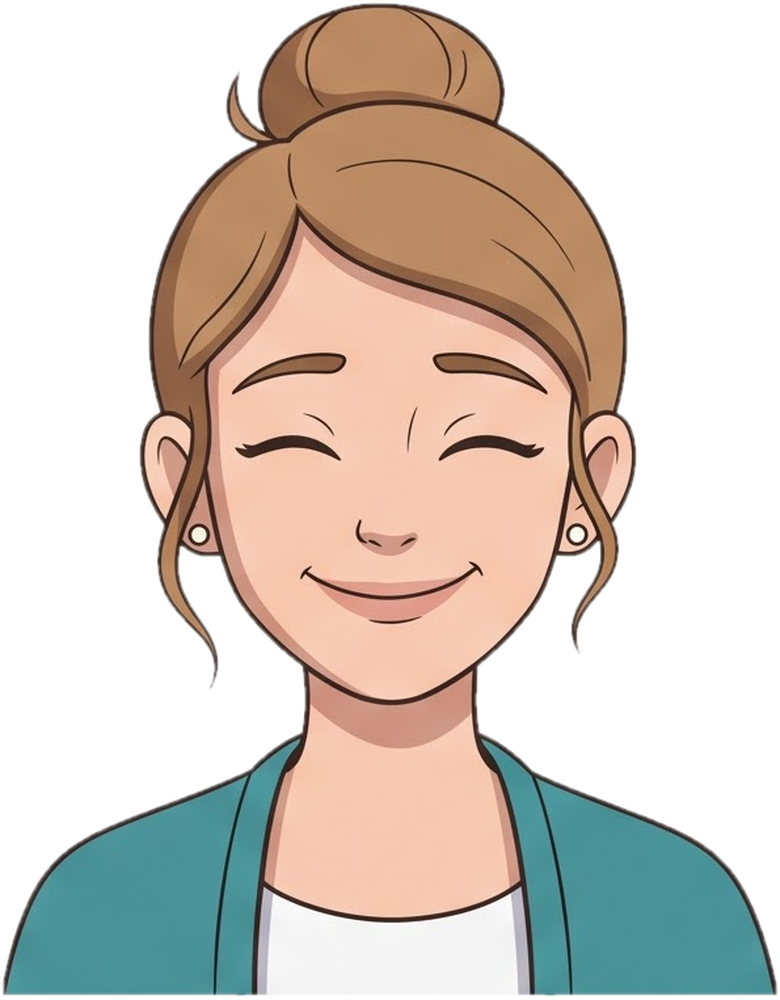
#> input picture project/characters/bea-25/happy.png, 780 x 1000 px
$ python -i build_pilot.py   (imports and definitions only)
#> lines starting #> are read from the running program, lines starting #| are printed output that depends on the picture; after the words box and inside, x2 and y2 are one past the last pixel; in counts of white or black regions, pixels touching at a corner belong together
"""Build the 60-second pilot (S1 + S2) of "What If You Keep Postponing the Life You're Saving For?".

  project/.tools/venv/bin/python videos/postponing_life/build_pilot.py [--out videos/postponing_life/renders]

Inputs: voice/S1.wav, voice/S2.wav, voice/timings.json, voice/word_times.json, stills/, and Ren's
approved clips (assets/ren_library, ren_library.json). Output: 1920x1080, 24 fps, H.264 + AAC:
renders/pilot_S1-S2.mp4, renders/pilot_S1-S2_voice.wav and renders/pilot_report.json.

Every shot is a function of global time. Cuts sit midway through the pause between two lines, with a
0.25s dissolve. Ren's clips only have their plain background removed, then are scaled 1.5x and placed in front
of the approved office still; his frames are never redrawn. All text, ticks and screen contents
are drawn here in code (Fredoka, navy on white).
"""
import argparse
import json
import math
import shutil
import subprocess
import sys
from pathlib import Path

import numpy as np
import soundfile as sf
from PIL import Image, ImageDraw, ImageFilter, ImageFont

HERE = Path(__file__).resolve().parent
ROOT = HERE.parents[1]
sys.path.insert(0, str(ROOT / "project" / "cliplib"))
import render_shots as rs  # noqa: E402  (clip library, neutral-frame cuts, background key)

W, H, FPS = 1920, 1080, 24
XF = 0.25                       # dissolve length at each cut
LEAD, SECTION_GAP, TAIL = 0.4, 0.8, 1.0
REN_X_1280 = 347                # Ren's centre in the 1280-wide clip space (x 520 at 1080p)
NAVY, WHITE, MUTED, LINE, GREEN = "#13233F", "#FFFFFF", "#7A8496", "#E3E7EE", "#1E9E5A"
FONTS = ROOT / "project" / "remotion" / "public" / "fonts"
STILLS = HERE / "stills"
VOICE = HERE / "voice"
OPEN_MOUTH = rs.OPEN_MOUTH


def font(px, weight=600):
    return ImageFont.truetype(str(FONTS / f"fredoka-latin-{weight}-normal.woff2"), px)


def ease(x):
    x = min(max(x, 0.0), 1.0)
    return x * x * (3 - 2 * x)


def fade(t, start, dur=0.3):
    return ease((t - start) / dur)


# ---------------------------------------------------------------------------------------------
# Timeline from the narration


# [18 lines left out: function timeline, not called in this run]


# ---------------------------------------------------------------------------------------------
# Stills: fridge composite, laptop screen, camera moves


def cutout_photo(path, bg=(247, 238, 222)):
    """The printed photo (border and tape) from a still on a plain cream background, as RGBA."""
#> called with bg = (247, 238, 222)
    im = Image.open(path).convert("RGB")
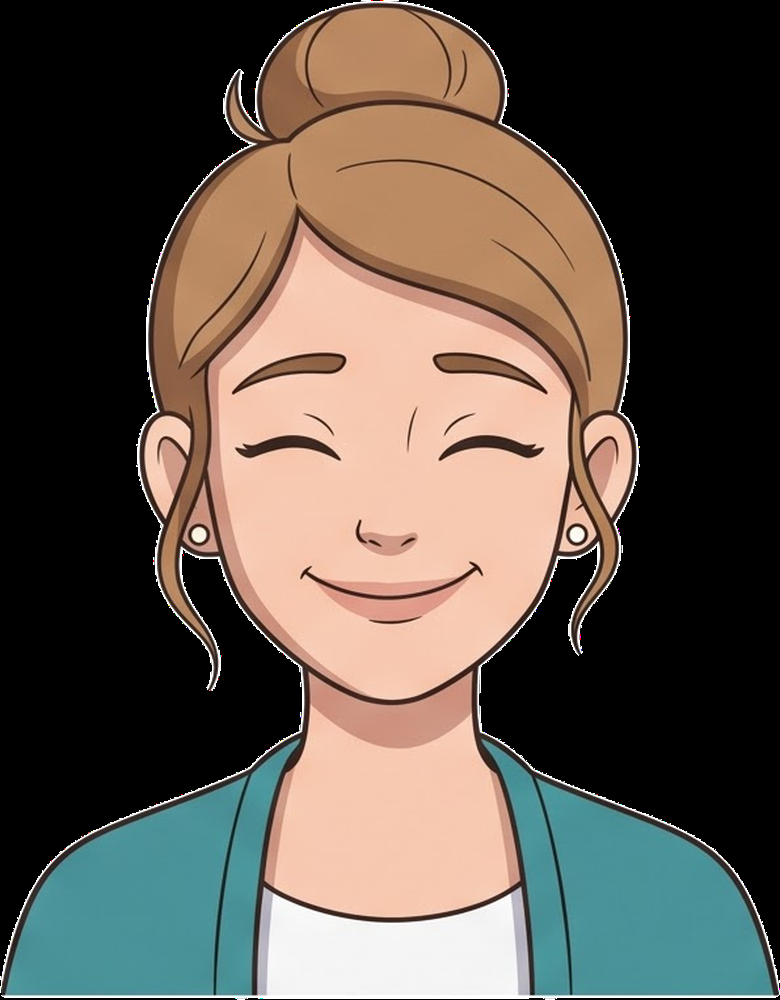
#> im: PIL image 780x1000 RGB; mean R, G, B 96.7, 86.6, 77.1
    a = np.asarray(im).astype(int)
    m = np.abs(a - np.array(bg)).sum(2) > 30
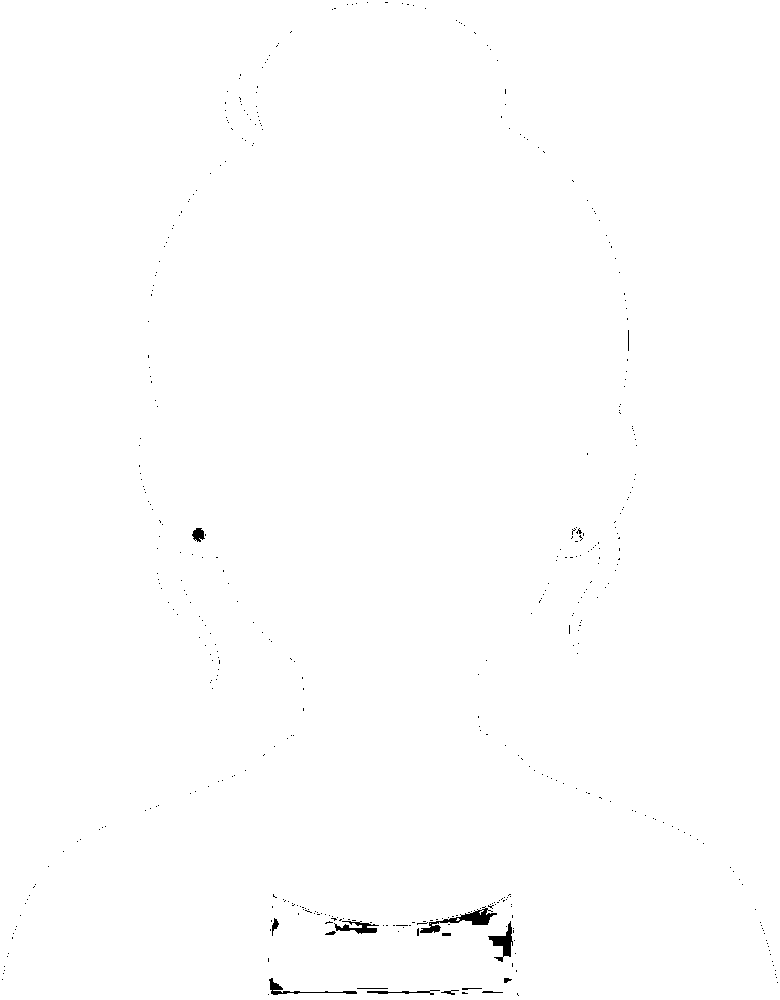
#> m: shape (1000, 780) bool; 99.7% white; 435 black regions (420 under 20 px), largest, box (x1, y1, x2, y2) and area: (420, 906, 497, 933) 563, (488, 921, 513, 962) 376, (334, 921, 379, 934) 277
    ys, xs = np.where(m)
    box = (xs.min(), ys.min(), xs.max() + 1, ys.max() + 1)
#> box = (0, 0, 780, 1000)
    crop = im.crop(box).convert("RGBA")
    alpha = Image.fromarray((m[box[1]:box[3], box[0]:box[2]] * 255).astype(np.uint8)).filter(ImageFilter.MaxFilter(5))
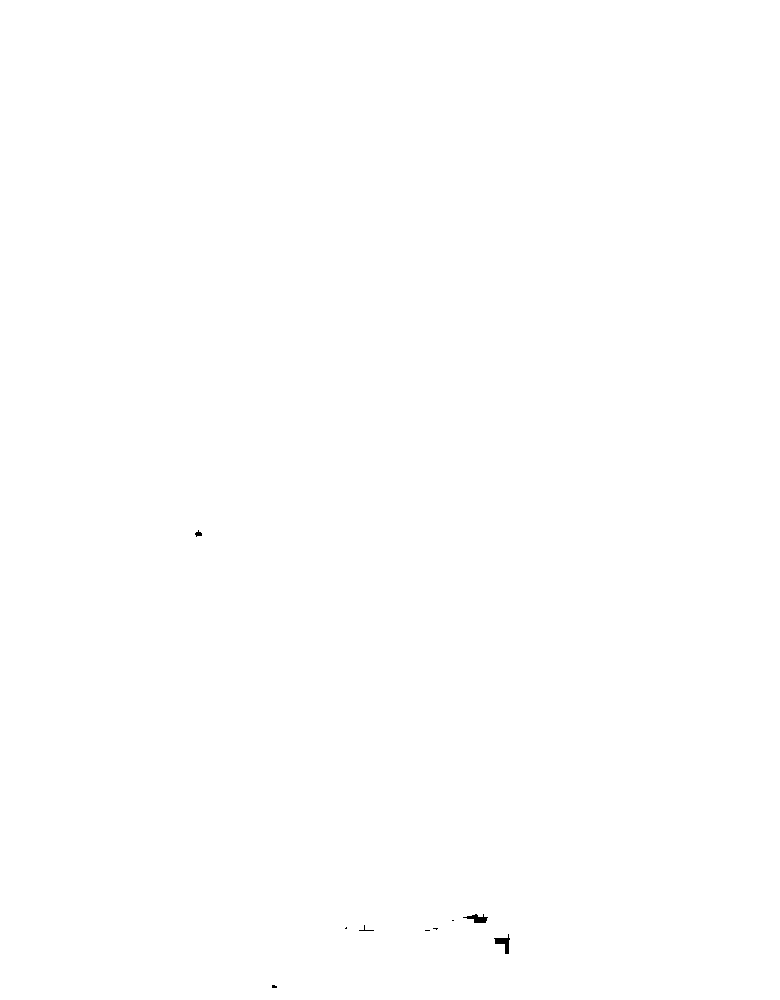
#> alpha: PIL image 780x1000 L; 100% white; 9 black regions (5 under 20 px), largest, box (x1, y1, x2, y2) and area: (494, 934, 510, 954) 131, (463, 914, 488, 923) 117, (195, 530, 202, 537) 28, (359, 925, 374, 931) 20
    crop.putalpha(alpha.filter(ImageFilter.GaussianBlur(1)))
    return crop


# [11 lines left out: function pin_photo, not called in this run]


FRIDGE_PHOTO_CENTRE, FRIDGE_PHOTO_WIDTH = (700, 372), 330


# [4 lines left out: function fridge_still, not called in this run]


SCREEN = [(966, 480), (1166, 468), (1114, 680), (907, 650)]  # D_alex_laptop: TL, TR, BR, BL


# [50 lines left out: functions perspective_coeffs, listings_ui, laptop_still, camera, not called in this run]


def lerp(a, b, x):
    return a + (b - a) * x


# ---------------------------------------------------------------------------------------------
# Text


# [35 lines left out: functions text_card, plain_text, not called in this run]


# ---------------------------------------------------------------------------------------------
# Ren


class RenShot:
    """Frames of one approved Ren clip, planned with the library's neutral-frame rules."""

    # [72 lines left out: functions __init__, frame, cut_out, not called in this run]


_OFFICE = None


# [277 lines left out: functions office_backdrop, contact_shadow, build, lufs, true_peak, validate and 1 more, not called in this run]


# [2 lines not run here, left out]

>>> result = cutout_photo('../../project/characters/bea-25/happy.png')

$ run again, on project/characters/bea-70/happy.png
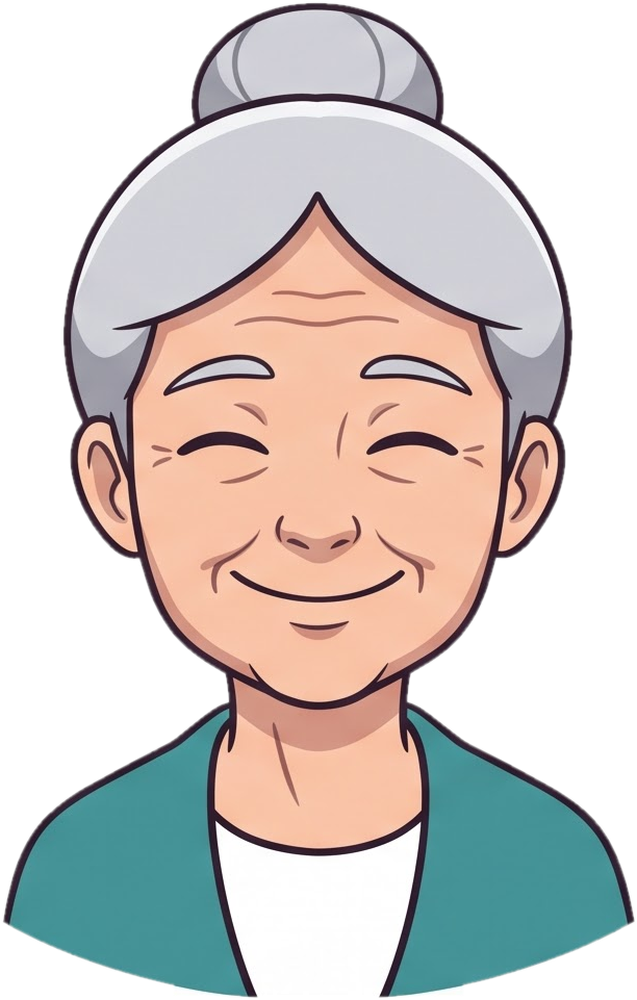
#> input picture project/characters/bea-70/happy.png, 637 x 1000 px
#> in cutout_photo, `im = Image.open(path).convert("RGB")`:
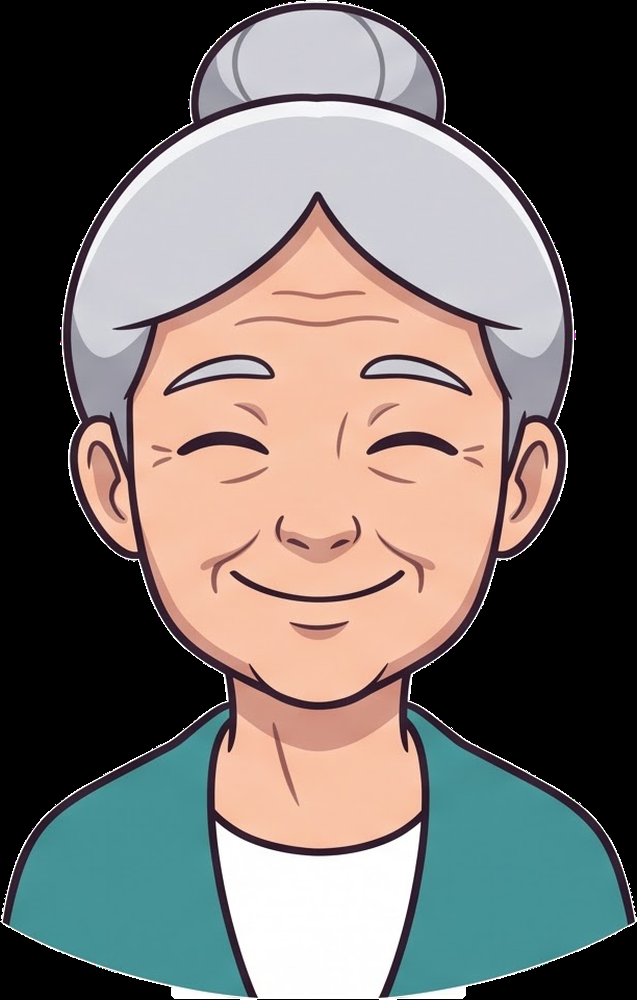
#> im: PIL image 637x1000 RGB; mean R, G, B 115.9, 110.1, 106.1
#> in cutout_photo, `m = np.abs(a - np.array(bg)).sum(2) > 30`:
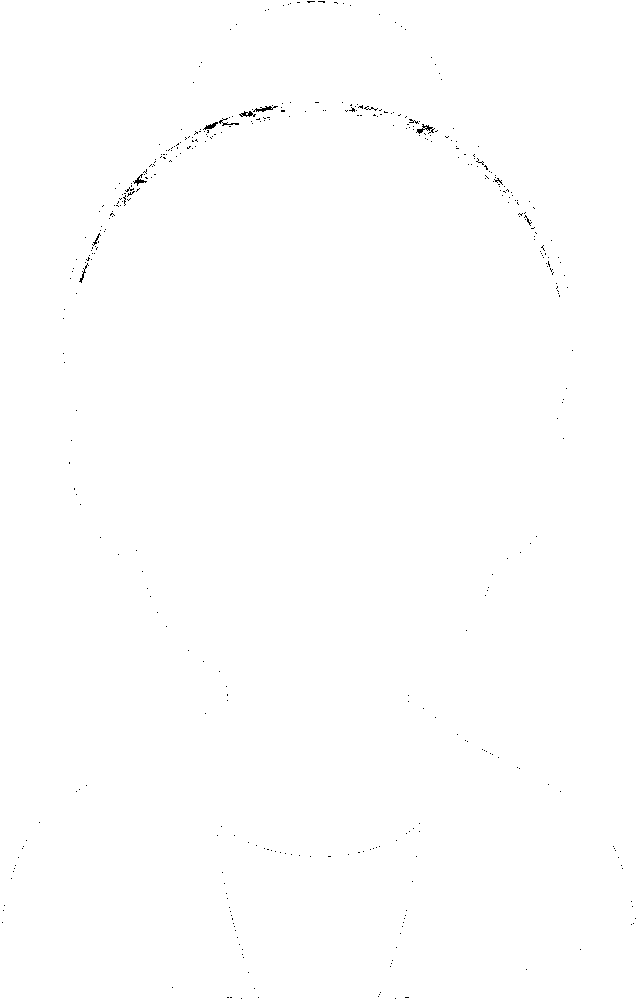
#> m: shape (1000, 637) bool; 99.8% white; black in thin lines or dots
#> box = (0, 0, 637, 1000)
#> alpha: PIL image 637x1000 L; every value is 255
